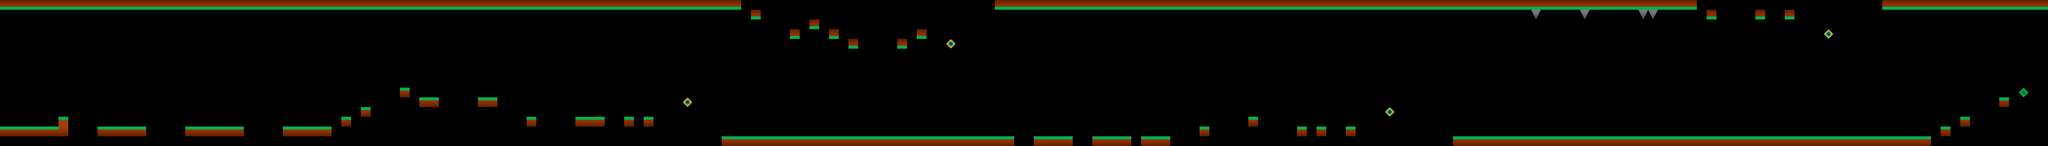

Rendered tile map (Tiled .tmx) drawn with the repository's tilesets; below, a short description and the map source with its tile grids summarised:
An orthogonal 210x15 tile map with 32x32 px tiles, 5 tile layers (Platforms, Finish, Anti Grav, Zero Grav, ...).

<map version="1.10" tiledversion="1.10.2" orientation="orthogonal" renderorder="right-down" width="210" height="15" tilewidth="32" tileheight="32" infinite="0" nextlayerid="6" nextobjectid="1">
 <editorsettings>
  <export target="21.json" format="json" />
 </editorsettings>
 <tileset firstgid="1" source="blocks.tsx" />
 <layer id="1" name="Platforms" width="210" height="15">
  <data>[3150 cells, 310 non-empty, 4 distinct tile ids]</data>
 </layer>
 <layer id="4" name="Finish" width="210" height="15">
  <data>[3150 cells, 1 non-empty, 1 distinct tile ids]</data>
 </layer>
 <layer id="3" name="Anti Grav" width="210" height="15">
  <data>[3150 cells, 4 non-empty, 1 distinct tile ids]</data>
 </layer>
 <layer id="5" name="Zero Grav" width="210" height="15">
  <data>[3150 cells, 0 non-empty, 0 distinct tile ids]</data>
 </layer>
 <layer id="2" name="Avoid" width="210" height="15">
  <data>[3150 cells, 4 non-empty, 1 distinct tile ids]</data>
 </layer>
</map>